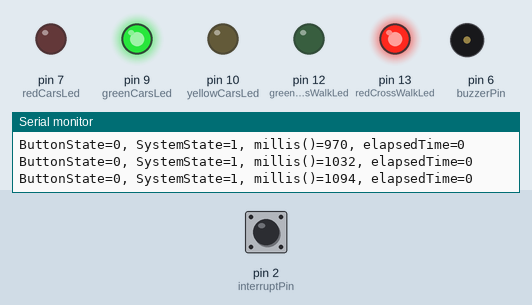
Recording of a sketch running on a simulated Arduino Uno, built with avr-gcc and run on an emulated ATmega328P. Parts: output pins drawn as LEDs (lit = HIGH), buzzer (waves = sounding), the last lines printed to the serial monitor. The test bench sets the inputs (shaded band); at power-on: pin 2 (interruptPin) HIGH.

Above: at 1.2 s.
1.3 s: pin 2 (interruptPin) pulled LOW for 0.15 s
At 10.2 s:
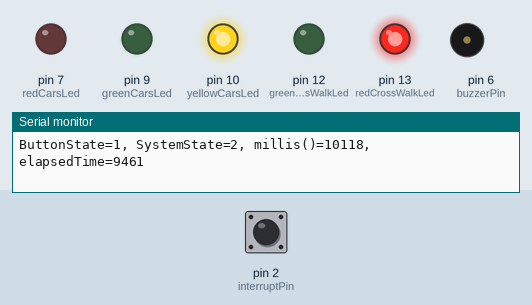
At 18.0 s:
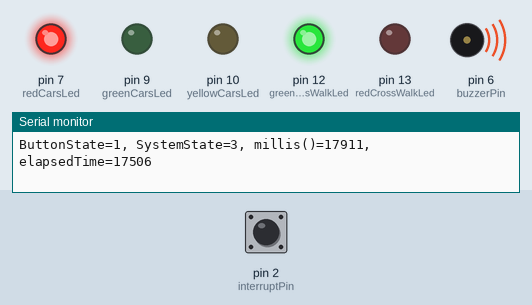
Timing chart, 0 to 19.6 s (numbered marks = the images above; inputs shaded):
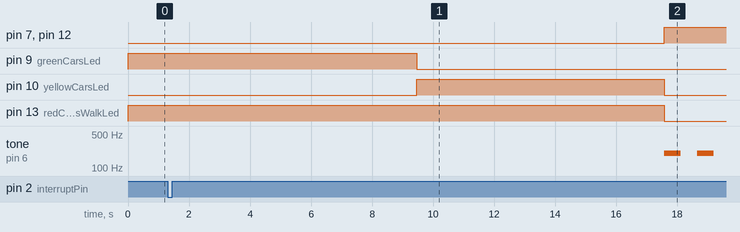

Measured:
- after the input at 1.3 s, pin 7 (redCarsLed): LOW → HIGH after 16.3 s; pin 9 (greenCarsLed): HIGH → LOW after 8.2 s

The sketch:

Homework2.ino
```cpp
#define TIME8SECONDS 8000 //MUST BE 8 SECONDS
#define TIME3SECONDS 3000
#define TIME4SECONDS 4000
#define TIME500MILLIS 500
#define TIME100MILLIS 100
int systemState = 1;
unsigned long elapsedTime = 0;
unsigned long lastBlinkTime = 0;
unsigned long lastBuzz = 0;
byte buzzerState = 0;
byte changeState = 0; // byte used for changing states
const int buzzerPin = 6;
//LEDS
const int redCrossWalkLed = 13;
const int greenCrossWalkLed = 12;

const int redCarsLed = 7;
const int yellowCarsLed = 10;
const int greenCarsLed = 9;

byte redCrossWalkState = 0;
byte greenCrossWalkState = 0;

byte redCarsState = 0;
byte yellowCarsState = 0;
byte greenCarsState = 0;


//
const byte interruptPin = 2;
volatile byte buttonState = 0;

//DEBOUNCE
unsigned long lastDebounceTime = 0;
unsigned long debounceDelay = 50;

 void setup(){
  //pinMode(ledPin, OUTPUT);
  pinMode(interruptPin, INPUT_PULLUP);
  pinMode(redCrossWalkLed, OUTPUT);
  pinMode(greenCrossWalkLed, OUTPUT);

  pinMode(redCarsLed, OUTPUT);
  pinMode(yellowCarsLed, OUTPUT);
  pinMode(greenCarsLed, OUTPUT);

  attachInterrupt(digitalPinToInterrupt(interruptPin), buttonPress, RISING);
  Serial.begin(9600);
}

void loop(){
  switch (systemState){

    case 1: //STATE 1
      initState1();
      break;

    case 2: //STATE 2
      if(millis() - elapsedTime > TIME8SECONDS && (!changeState) ){
        initState2();
        changeState = 1;
        elapsedTime = millis();
      }
      if(millis() - elapsedTime > TIME8SECONDS){
        systemState = 3;
        changeState = !changeState;
        elapsedTime = millis();
      }
      break;

    case 3: //STATE 3
      initState3();
      toneBuzzer(TIME500MILLIS);
      if(millis() - elapsedTime > TIME8SECONDS){
        systemState = 4;
        elapsedTime = millis();
      }
      break;

    case 4: //STATE 4
      toneBuzzer(TIME100MILLIS);
      if(millis() - elapsedTime > TIME4SECONDS){
        systemState = 1;
        noTone(buzzerPin);
        elapsedTime = millis();
      }
    default:
      break;

  }

  refreshState();
  Serial.println("ButtonState=" + String(buttonState) + ", SystemState=" + String(systemState) + ", millis()=" + String(millis()) + ", elapsedTime=" + String(elapsedTime));
}
void buttonPress(){
  if(millis() - lastDebounceTime > debounceDelay){
    buttonState = !buttonState;
    if(systemState == 1){
      systemState = 2;
      elapsedTime = millis();
    }
    lastDebounceTime = millis();
  }
}
void refreshState(){
  digitalWrite(redCrossWalkLed, redCrossWalkState);
  digitalWrite(greenCrossWalkLed, greenCrossWalkState);

  digitalWrite(redCarsLed, redCarsState);
  digitalWrite(yellowCarsLed, yellowCarsState);
  digitalWrite(greenCarsLed, greenCarsState);

  if(systemState == 4){
    if(millis() - lastBlinkTime > TIME500MILLIS){
      greenCrossWalkState = !greenCrossWalkState;
      lastBlinkTime = millis();
    }
  }
}
void initState1(){
  redCrossWalkState = 1;
  greenCrossWalkState = 0;

  redCarsState = 0;
  yellowCarsState = 0;
  greenCarsState = 1;
}

void initState2(){
  redCrossWalkState = 1;
  greenCrossWalkState = 0;

  redCarsState = 0;
  yellowCarsState = 1;
  greenCarsState = 0;
}
void initState3(){
  redCrossWalkState = 0;
  greenCrossWalkState = 1;

  redCarsState = 1;
  yellowCarsState = 0;
  greenCarsState = 0;
}
void toneBuzzer(unsigned int Speed){
  if(millis() - lastBuzz > Speed){
    buzzerState = !buzzerState;
    lastBuzz = millis();
  }
  if(buzzerState){
    tone(buzzerPin, 200);
  }
  else{
    noTone(buzzerPin);
  }
}
```
